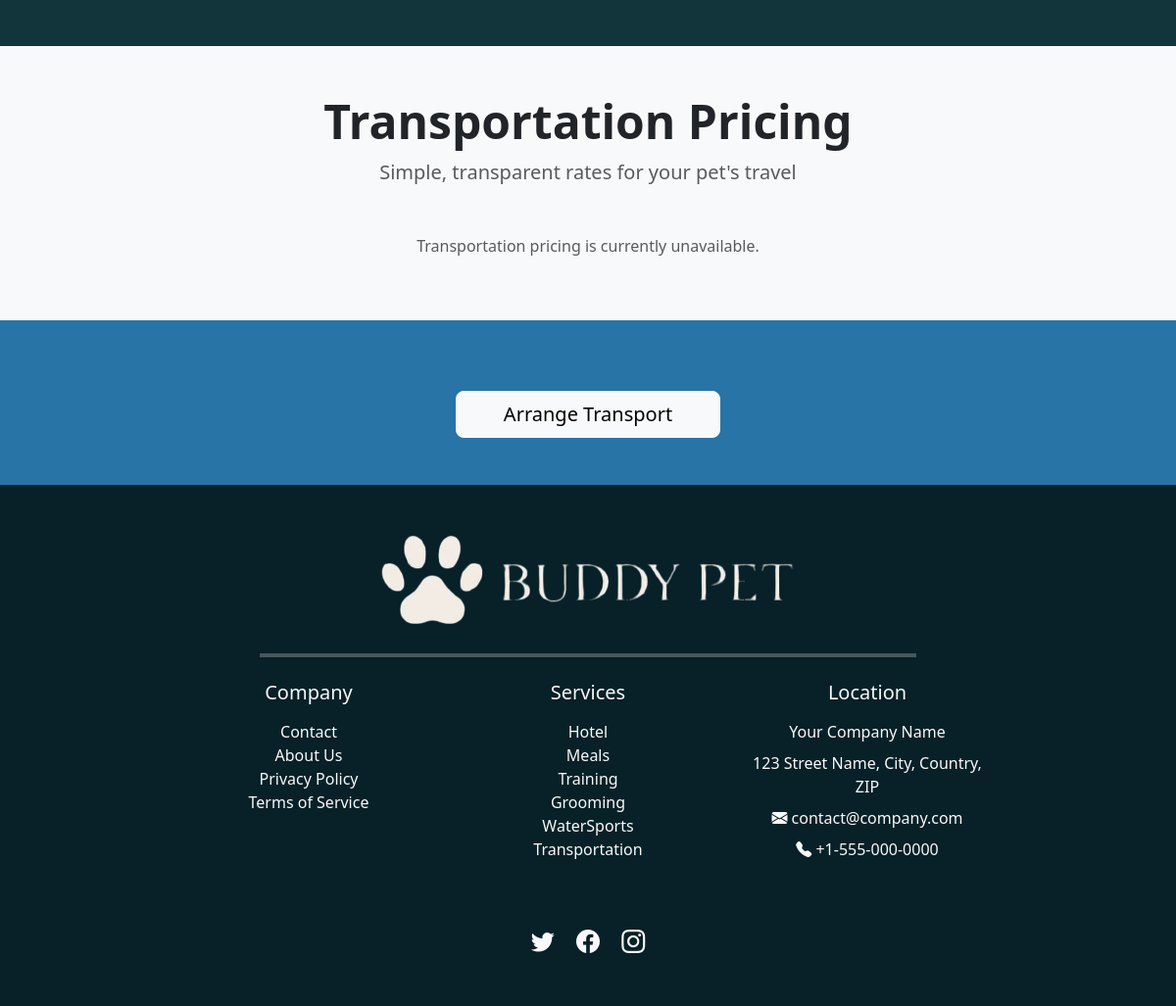
Page /transportation/ (lower part) on the earlier database version.
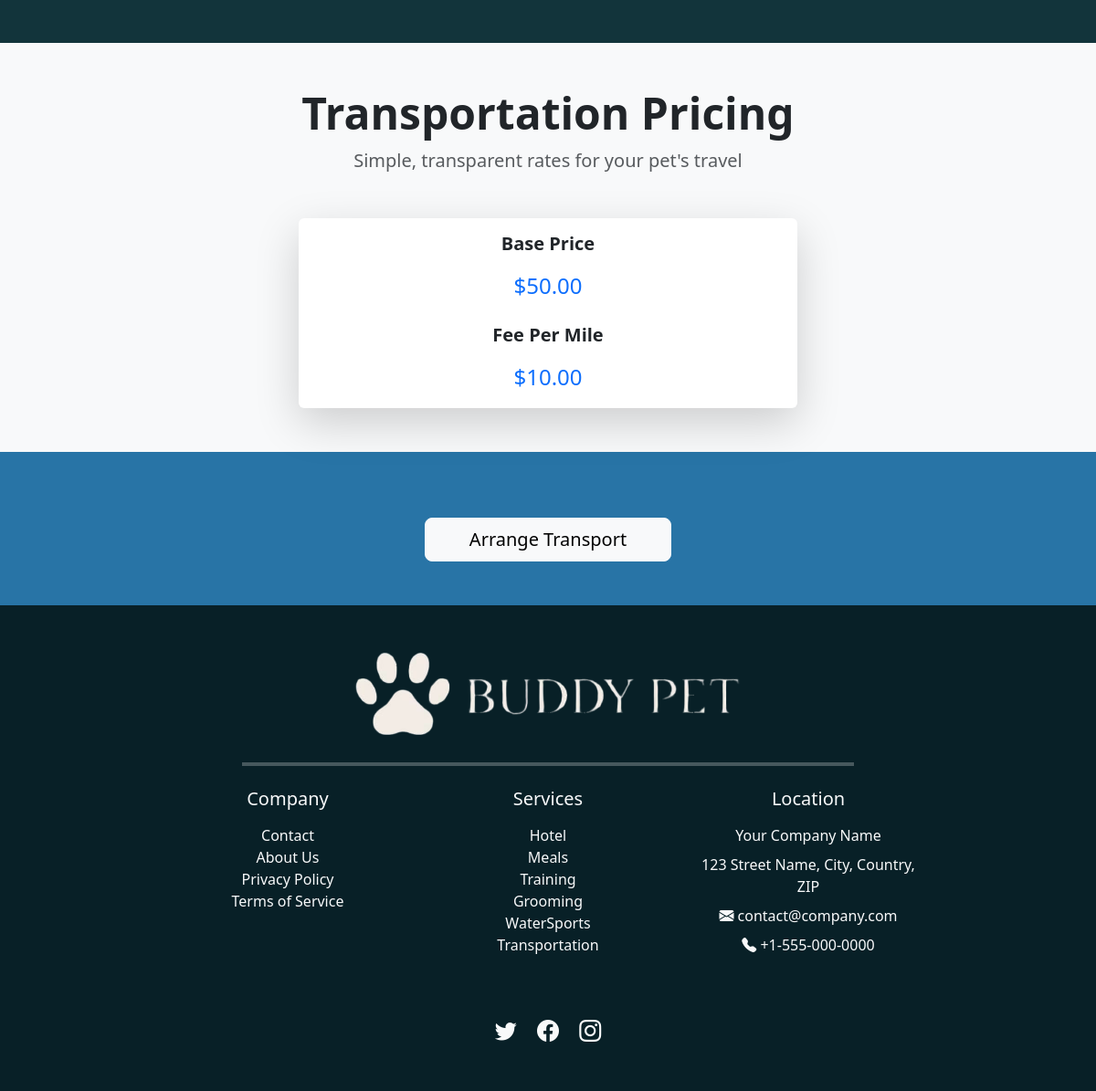
Same page on the later database version.
### transportation/models.py (models this page shows, shortened)
class Service(models.Model):
    base_price = models.DecimalField(max_digits=10, decimal_places=2)
    fee_per_mile = models.DecimalField(max_digits=10, decimal_places=2)
    class Meta:
        verbose_name = "Prices"
        verbose_name_plural = "Prices"

### transportation/views.py (the view)
# urls.py: path('transportation/', TransportationView.as_view(), name='transportation'),
class TransportationView(TemplateView):
    template_name = 'transportation.html'
    def get_context_data(self, **kwargs):
        context = super().get_context_data(**kwargs)
        context = {
            "branding": Branding.objects.first(),
            "service": Service.objects.first(),
            "transportation": TransportationPage.objects.first(),
        }
        return context

### transportation/templates/transportation.html (shortened to what this page needs)
{% extends "base.html" %}
{% load i18n %}
    {% block extra_head %}
    {% load static %}
    <link rel="stylesheet" type="text/css" href="{% static 'home.css' %}">
    <link rel="stylesheet" type="text/css" href="{% static 'base.css' %}">
    {% endblock %}
{% block content %}
<body class="bg-light">
    <section class="py-5 text-light" style="background-color: #12343b;">
    </section>
    <section class="py-5 bg-light text-dark">
        <div class="container">
            <div class="text-center mb-5">
                <h2 class="display-5 fw-bold">{% trans "Transportation Pricing" %}</h2>
                <p class="lead text-muted">{% trans "Simple, transparent rates for your pet's travel" %}</p>
            </div>
            {% if service %}
                <div class="row justify-content-center">
                    <div class="col-md-6">
                        <div class="card shadow-lg border-0">
                            <div class="card-body text-center">
                                <h5 class="fw-bold mb-3">{% trans "Base Price" %}</h5>
                                <p class="text-primary fs-4 mb-4">${{ service.base_price|floatformat:2 }}</p>
                                <h5 class="fw-bold mb-3">{% trans "Fee Per Mile" %}</h5>
                                <p class="text-primary fs-4 mb-0">${{ service.fee_per_mile|floatformat:2 }}</p>
                            </div>
                        </div>
                    </div>
                </div>
            {% else %}
                <div class="text-center">
                    <p class="text-muted">{% trans "Transportation pricing is currently unavailable." %}</p>
                </div>
            {% endif %}
        </div>
    </section>
    <section class="py-5 text-center text-white" style="background-color: #2874a6;">
        <div class="container">
            <a href="{% url 'select_dates' %}" class="btn btn-light btn-lg px-5">{% trans "Arrange Transport" %}</a>
        </div>
    </section>
</body>
{% endblock %}

Differences in the rows shown:
added Service: base_price "50.00", fee_per_mile "10.00"
Other differences:
text no longer shown: "Transportation pricing is currently unavailable."
text now shown: "Base Price $ Fee Per Mile $"
